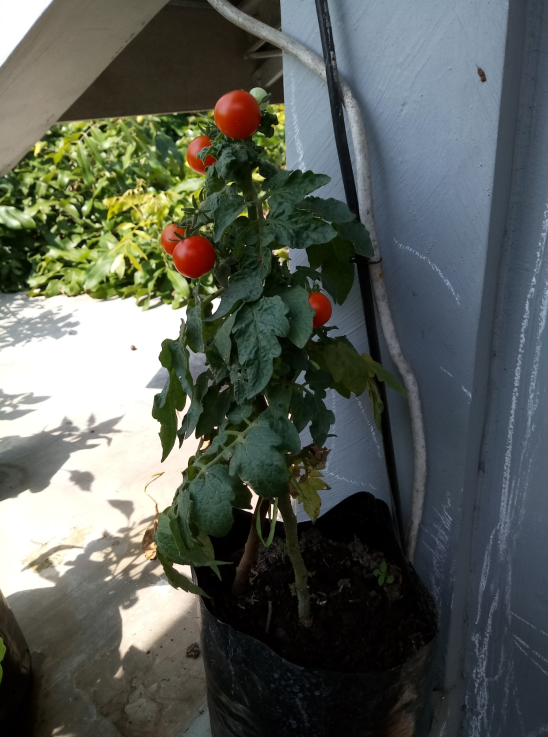
#> input picture pola/tomat.png, 548 x 737 px
$ python main.py
#> lines starting #> are read from the running program, lines starting #| are printed output that depends on the picture
# import cv2 #import library cv2
#
# import numpy as np  #import library cv2
#
# filegambar = "tomat.png"  #Mengalamatkan variabel filegambar kepada file tomat.png
#
# gambar = cv2.imread(filegambar)    #Memuat gambar kedalam variabel gambar dengan memasukkan alamat file gambar
#
# gambar1 = gambar * 2 #Hasil gambar yang berupa nilai matriks akan dikalikan 2
#
# hsv = cv2.cvtColor(gambar, cv2.COLOR_BGR2HSV) #memberikan warna pada gambar dengan menggunakan hsv agar mempertajam dari tiap warnanya atau mendeteksi ketajaman warna
#
# #hsv adalah penentuan nilai batas atas dan batas bawah untuk mendeteksi objek berdasarkan warna
#
# #BGR sistem pewarnaan 3 dimensi (Blue, Green, Red)
#
# #HSV (Hue, Saturation, Value (tingkat kecerahan))
#
# h,s,v = cv2.split(hsv) #Split berati memasukkan data kedalam tiap variabel h,s,v
#
# h = 2 * h #pada matrik v pada gambar tomat di 2 kali tingkatkan
#
# hsv1 = cv2.merge((h,s,v)) #digunakan untuk menggabungkan hasil seluruh gambar
# hsv1 = cv2.cvtColor(hsv1, cv2.COLOR_HSV2BGR) #merubah warna dari hsv ke semula
#
# cv2.imshow("Gambar ", gambar) #Menampilkan Hasil gambar
# cv2.imshow("Gambar 1", gambar1) #Menampilkan Hasil gambar
# cv2.imshow("HSV ", hsv) #Menampilkan Hasil gambar
# cv2.imshow("HSV1 ", hsv1) #Menampilkan Hasil gambar
#
# cv2.waitKey(0) #delay destroy windows


# import cv2 #import library cv2
# import numpy as np
# img = cv2.imread("tomat.png")
# contrast = 1.0
# brightness = 500
# imgbaru = np.zeros(img.shape, img.dtype)
#
# for y in range(img.shape[0]):
#     for x in range(img.shape[1]):
#         for c in range(img.shape[2]):
#             imgbaru[y] = np.clip(contrast*img[y] + brightness,0,255)
#
# cv2.imshow('Gambar Tomat Awal', img)
# cv2.imshow('Gambar Tomat Setelah Pencerahan', imgbaru)
# cv2.waitKey(0)
# cv2.destroyAllWindows()

# import cv2
# import numpy as np
#
# img = cv2.imread("tomat.png")
#
# alpha =2
# beta = 50
#
# result =cv2.addWeighted(img,alpha,np.zeros(img.shape,img.dtype),0,beta)
#
# cv2.imshow('Gambar Tomat Awal', img)
# cv2.imshow('Gambar Tomat Setelah Pencerahan', result)
# cv2.waitKey(0)
# cv2.destroyAllWindows()


# import numpy as np
# import cv2
#
# img = cv2.imread ('tomat.png')
# k = 3
# kernelBlur = np.ones ((k,k), np.float32) / (k*k)
# imgBlur1 = cv2.filter2D (img, -1, kernelBlur)
# cv2.imshow ('imgBlur1', imgBlur1)
#
# k = 5
# kernelBlur = np.ones ((k,k), np.float32) / (k*k)
# imgBlur2 = cv2.filter2D (img, -1, kernelBlur)
# cv2.imshow ('imgBlur2', imgBlur2)
#
# k = 7
# kernelBlur = np.ones ((k,k), np.float32) / (k*k)
# imgBlur3 = cv2.filter2D (img, -1, kernelBlur)
# cv2.imshow ('imgBlur3', imgBlur3)
#
# k = 9
# kernelBlur = np.ones ((k,k), np.float32) / (k*k)
# imgBlur4 = cv2.filter2D (img, -1, kernelBlur)
# cv2.imshow ('imgBlur4', imgBlur3)
# cv2.waitKey(0)

import numpy as np
from matplotlib import pyplot as plt
import cv2

# Load image
img = cv2.imread('tomat.png')
#> img is the input picture: shape (737, 548, 3); mean B, G, R 86.2, 93.4, 88.2

# Create kernel
kernel3x3 = np.array([
    [-1, -1, -1],
    [-1, 9, -1],
    [-1, -1, -1]
    ])
kernel5x5 = np.array([
    [-1, -1, -1, -1, -1],
    [-1, -1, -1, -1, -1],
    [-1, -1, 25, -1, -1],
    [-1, -1, -1, -1, -1],
    [-1, -1, -1, -1, -1]
    ])
kernel7x7 = np.array([
    [-1, -1, -1, -1, -1, -1, -1],
    [-1, -1, -1, -1, -1, -1, -1],
    [-1, -1, -1, -1, -1, -1, -1],
    [-1, -1, -1, 49, -1, -1, -1],
    [-1, -1, -1, -1, -1, -1, -1],
    [-1, -1, -1, -1, -1, -1, -1],
    [-1, -1, -1, -1, -1, -1, -1]
    ])
kernel9x9 = np.array([
    [-1, -1, -1, -1, -1, -1, -1, -1, -1],
    [-1, -1, -1, -1, -1, -1, -1, -1, -1],
    [-1, -1, -1, -1, -1, -1, -1, -1, -1],
    [-1, -1, -1, -1, -1, -1, -1, -1, -1],
    [-1, -1, -1, -1, 81, -1, -1, -1, -1],
    [-1, -1, -1, -1, -1, -1, -1, -1, -1],
    [-1, -1, -1, -1, -1, -1, -1, -1, -1],
    [-1, -1, -1, -1, -1, -1, -1, -1, -1],
    [-1, -1, -1, -1, -1, -1, -1, -1, -1]
])

# Sharpen image
imgSharp3x3 = cv2.filter2D(img, -1, kernel3x3)
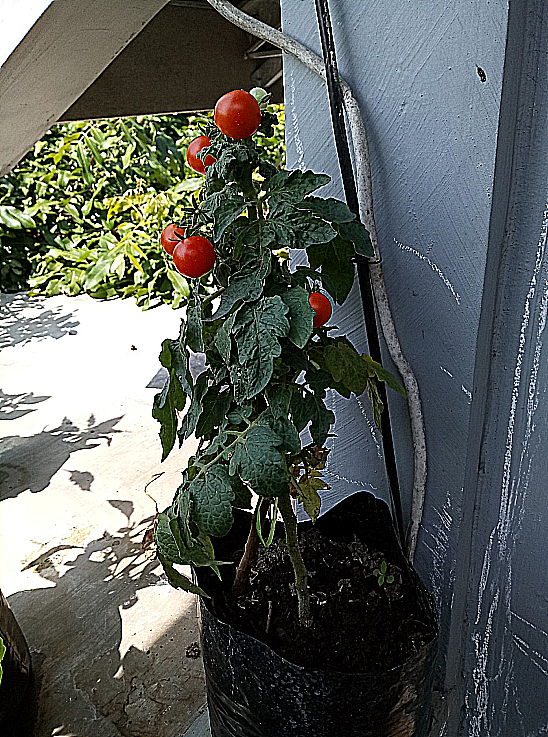
#> imgSharp3x3: shape (737, 548, 3); mean B, G, R 89.3, 94.3, 89.4
imgSharp5x5 = cv2.filter2D(img, -1, kernel5x5)
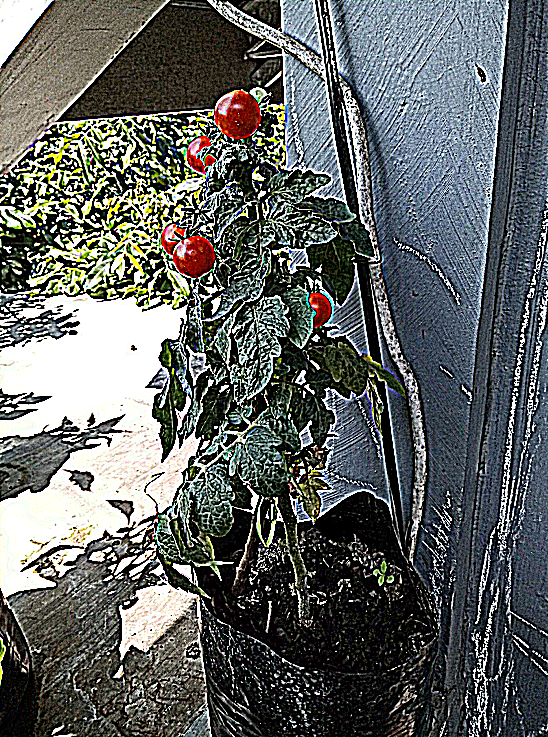
#> imgSharp5x5: shape (737, 548, 3); mean B, G, R 98, 99.8, 96.5
imgSharp7x7 = cv2.filter2D(img, -1, kernel7x7)
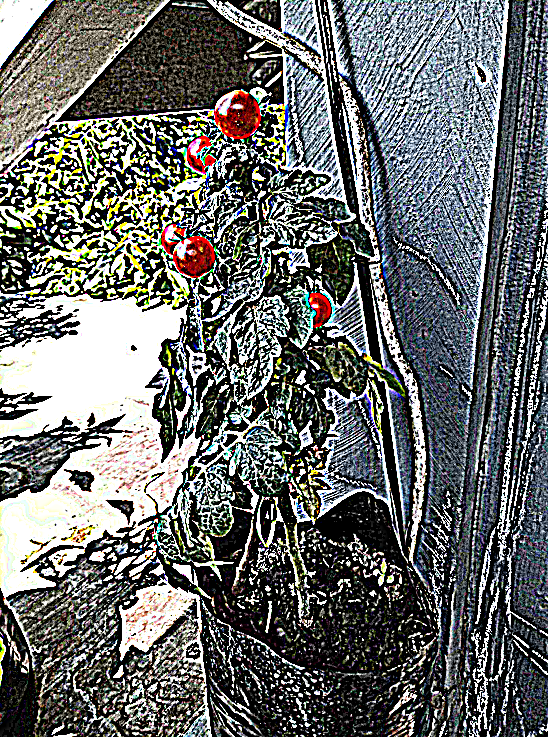
#> imgSharp7x7: shape (737, 548, 3); mean B, G, R 105.7, 107.1, 105
imgSharp9x9 = cv2.filter2D(img, -1, kernel9x9)
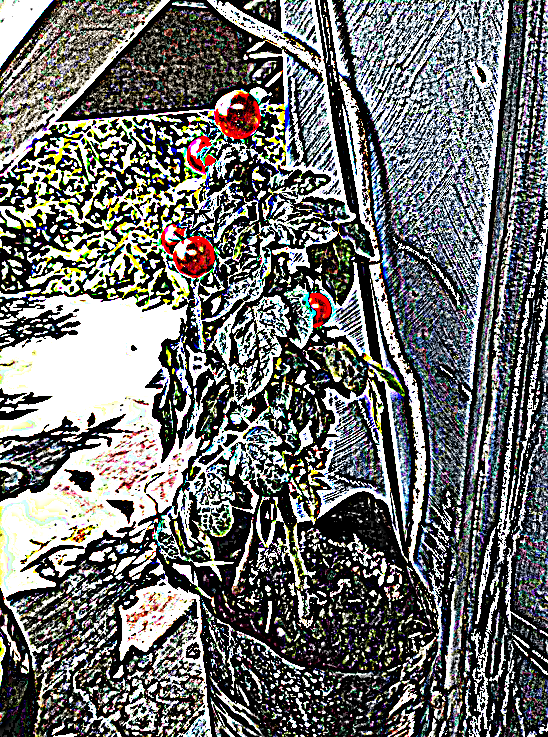
#> imgSharp9x9: shape (737, 548, 3); mean B, G, R 111.3, 112.8, 111.6

# Show image
cv2.imshow('img', img)
cv2.imshow('imgSharp3x3', imgSharp3x3)
cv2.imshow('imgSharp5x5', imgSharp5x5)
cv2.imshow('imgSharp7x7', imgSharp7x7)
cv2.imshow('imgSharp9x9', imgSharp9x9)

cv2.waitKey(0)
